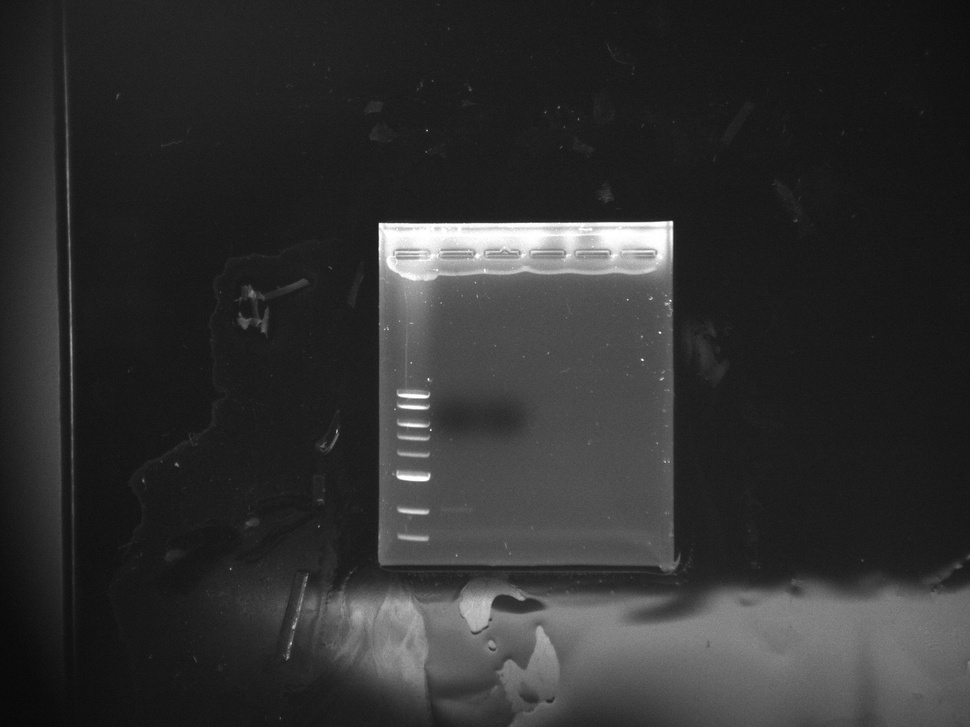
#> input picture D2.jpg, 970 x 727 px, shrunk from 2592 x 1944 before the run; its folder holds only this picture in this run
$ python -i GelCropping1.2.0.py   (imports and definitions only)
#> lines starting #> are read from the running program, lines starting #| are printed output that depends on the picture
import tkinter as tk
from tkinter import filedialog
from PIL import Image, ImageTk, ImageFilter

# 創建主窗口
# [2 lines not run here, left out]

# 創建變量來存儲圖像
image_path = ""
processed_image_path = ""

# 載入圖像
def load_image():
    global image_path
    image_path = filedialog.askopenfilename(title="請選擇圖像", filetypes=[("圖像文件", ".jpg .png .bmp .tiff")])
    if image_path:
        img = Image.open(image_path)
        # 將圖像顯示在GUI中
        photo = ImageTk.PhotoImage(img)
        canvas.image = photo
        canvas.create_image(0, 0, anchor='nw', image=photo)

def remove_background_and_crop(image_path):
    # 開啟圖片
#> called with image_path = '../D2.jpg'
    image = Image.open(image_path)
#> image is the input picture: PIL image 970x727 RGB; min 7, max 255, mean 48.6

    # 轉成灰階
    image = image.convert('L')
#> image: PIL image 970x727 L

    # 模糊化
    image = image.filter(ImageFilter.GaussianBlur(radius=5))

    # 找出邊框
    image_edges = image.filter(ImageFilter.FIND_EDGES)
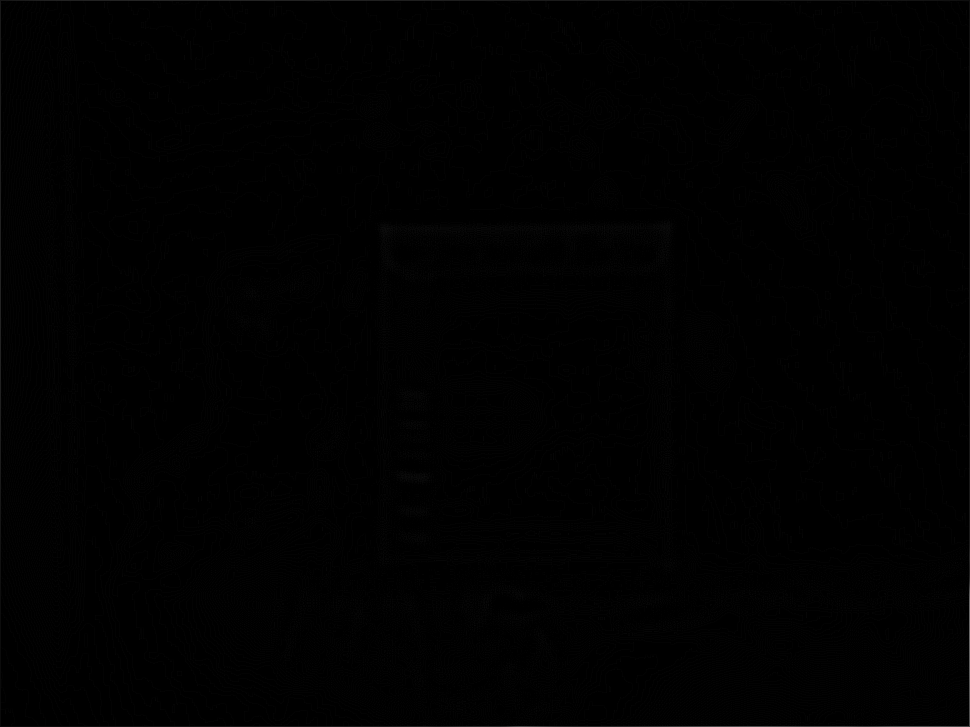
#> image_edges: PIL image 970x727 L; min 0, max 104, mean 0.8

    # 找出邊框框線
    image_lines = image_edges.filter(ImageFilter.FIND_EDGES)

    # 找出最外層邊框
    bbox = image_lines.getbbox()
#> bbox = (0, 0, 970, 727)

    # 旋轉圖片
    angle = image_lines.rotate(-90, expand=True).getbbox()[2]
#> angle = 727
    image = image.rotate(-angle, expand=True)
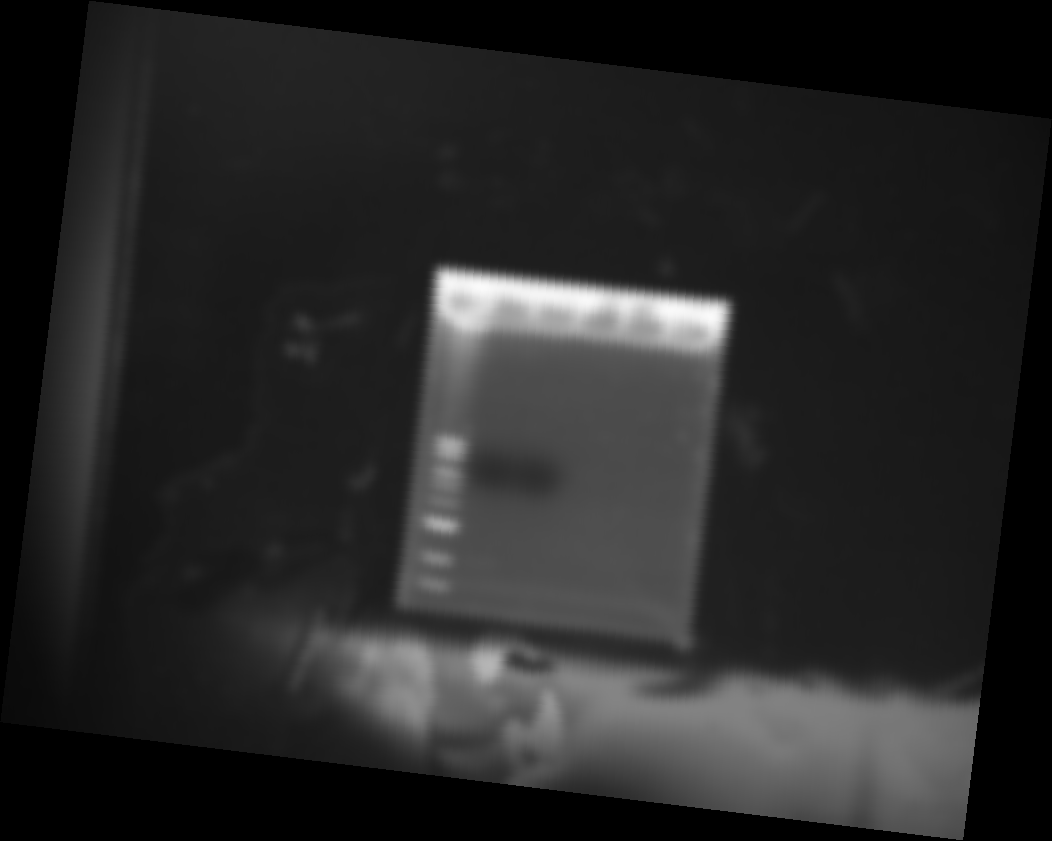
#> image: PIL image 1052x841 L; min 0, max 250, mean 38.8

    # 找出長方形位置
    width, height = image.size
#> width = 1052; height = 841
    for y in range(height):
        for x in range(width):
            if image.getpixel((x, y)) < 255:
                image.putpixel((x, y), 255)
            else:
                image.putpixel((x, y), 0)
#> image: PIL image 1052x841 L; every value is 255

    bbox = image.getbbox()
#> bbox = (0, 0, 1052, 841)

    # 裁剪圖片
    image = image.crop(bbox)

    # 儲存圖片
    image.save("output.jpg")
    image.show()

# 處理圖像
def process_image():
    global processed_image_path
    if image_path:
        img = Image.open(image_path)
        # 轉換成黑色背景並裁剪
        img = remove_background_and_crop(img)
        # 保存處理後的圖像
        processed_image_path = "processed_" + image_path
        img.save(processed_image_path)
        # 將處理後的圖像顯示在GUI中
        photo = ImageTk.PhotoImage(img)
        processed_canvas.image = photo
        processed_canvas.create_image(0, 0, anchor='nw', image=photo)

# 創建GUI元素
# [1 line that did not run here, left out]
# [1 line not run here, left out]

# [1 line that did not run here, left out]
# [1 line not run here, left out]

# [1 line that did not run here, left out]
# [1 line not run here, left out]

# [1 line that did not run here, left out]
# [3 lines not run here, left out]

>>> result = remove_background_and_crop('../D2.jpg')
